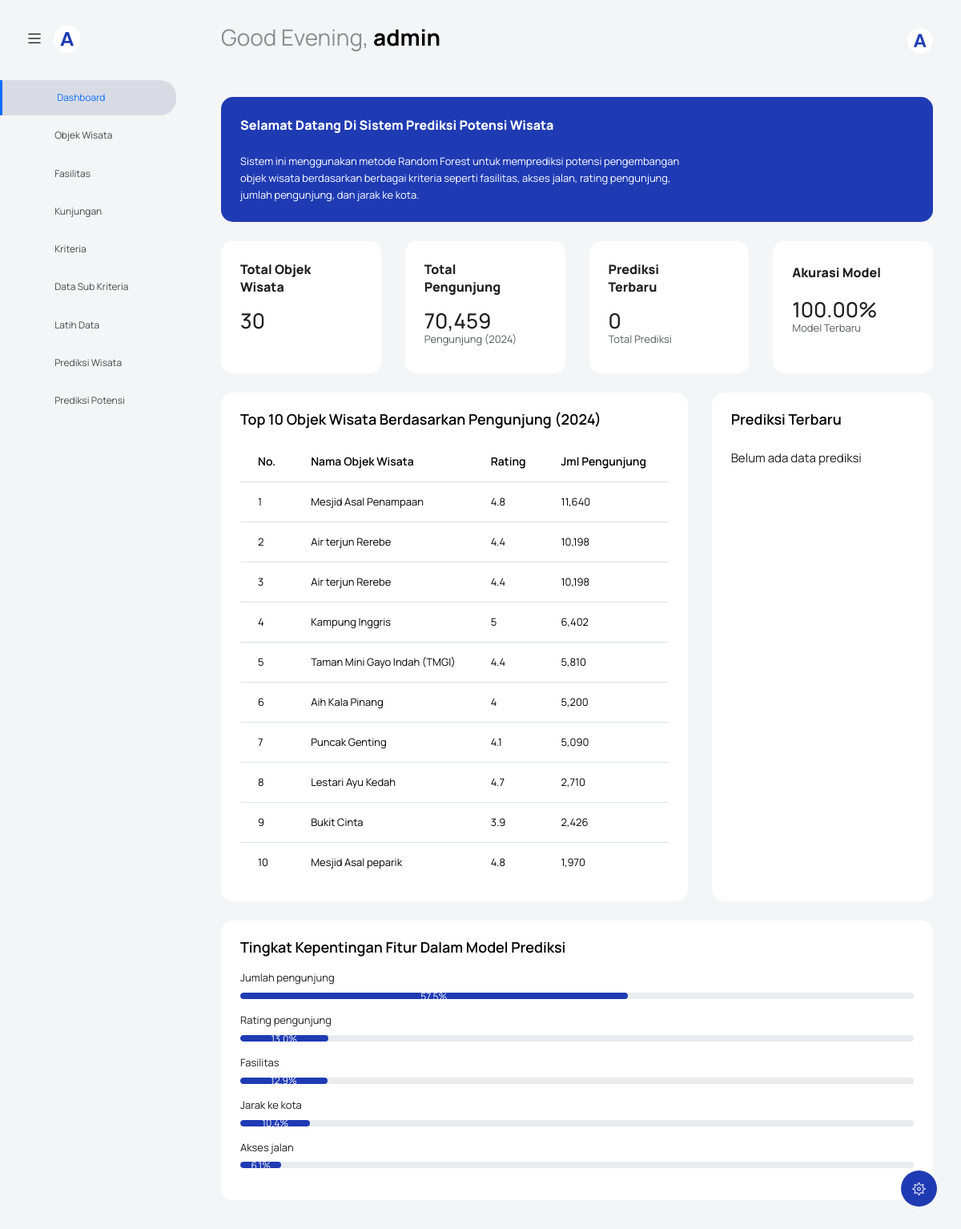
Page /index.php?page=home (signed in) on the committed database.
### tables this page shows
CREATE TABLE `objek_wisata` (
  `id_objek` int(11) NOT NULL,
  `nama_objek` varchar(100) NOT NULL,
  `deskripsi` text DEFAULT NULL,
  `kecamatan` varchar(100) DEFAULT NULL,
  `latitude` varchar(100) DEFAULT NULL,
  `longitude` varchar(100) DEFAULT NULL,
  `foto` varchar(255) DEFAULT NULL
);

### view/home.php (the view, shortened to what this page needs)
<?php
include('template/header.php');
include_once('koneksi.php');
?>
<body class="with-welcome-text">
  <div class="container-scroller">
    <?php include 'template/navbar.php'; ?>
    <div class="container-fluid page-body-wrapper">
      <?php include 'template/setting_panel.php'; ?>
      <?php include 'template/sidebar.php'; ?>
      <div class="main-panel">
        <div class="content-wrapper">
          <div class="row">
            <div class="col-12 grid-margin stretch-card">
              <div class="card card-rounded bg-primary">
                <div class="card-body pb-0">
                  <h4 class="card-title card-title-dash text-white mb-4">Selamat Datang di Sistem Prediksi Potensi Wisata</h4>
                  <div class="row">
                    <div class="col-sm-8">
                      <p class="text-white mb-4">
                        Sistem ini menggunakan metode Random Forest untuk memprediksi potensi pengembangan objek wisata
                        berdasarkan berbagai kriteria seperti fasilitas, akses jalan, rating pengunjung, jumlah pengunjung,
                        dan jarak ke kota.
                      </p>
                    </div>
                    <div class="col-sm-4 text-center">
                      <i class="mdi mdi-map-marker-multiple icon-lg text-white"></i>
                    </div>
                  </div>
                </div>
              </div>
            </div>
          </div>
          <div class="row">
            <div class="col-lg-3 col-md-6 grid-margin stretch-card">
              <div class="card card-rounded">
                <div class="card-body">
                  <div class="d-flex align-items-center justify-content-between mb-3">
                    <h4 class="card-title card-title-dash">Total Objek Wisata</h4>
                    <i class="mdi mdi-map icon-md text-muted"></i>
                  </div>
                  <?php
                  $total_wisata = 0;
                  $query = "SELECT COUNT(*) as total FROM objek_wisata";
                  $result = mysqli_query($conn, $query);
                  if ($result && mysqli_num_rows($result) > 0) {
                    $data = mysqli_fetch_assoc($result);
                    $total_wisata = $data['total'];
                  }
                  ?>
                  <h2 class="mb-0"><?php echo $total_wisata; ?></h2>
                </div>
              </div>
            </div>
            <div class="col-lg-3 col-md-6 grid-margin stretch-card">
              <div class="card card-rounded">
                <div class="card-body">
                  <div class="d-flex align-items-center justify-content-between mb-3">
                    <h4 class="card-title card-title-dash">Total Pengunjung</h4>
                    <i class="mdi mdi-account-group icon-md text-muted"></i>
                  </div>
                  <?php
                  $total_pengunjung = 0;
                  $query = "SELECT SUM(jumlah_pengunjung) as total FROM kunjungan_wisata WHERE tahun = 2024";
                  $result = mysqli_query($conn, $query);
                  if ($result && mysqli_num_rows($result) > 0) {
                    $data = mysqli_fetch_assoc($result);
                    $total_pengunjung = $data['total'] ?: 0;
                  }
                  ?>
                  <h2 class="mb-0"><?php echo number_format($total_pengunjung); ?></h2>
                  <p class="text-muted">Pengunjung (2024)</p>
                </div>
              </div>
            </div>
            <div class="col-lg-3 col-md-6 grid-margin stretch-card">
              <div class="card card-rounded">
                <div class="card-body">
                  <div class="d-flex align-items-center justify-content-between mb-3">
                    <h4 class="card-title card-title-dash">Prediksi Terbaru</h4>
                    <i class="mdi mdi-chart-bar icon-md text-muted"></i>
                  </div>
                  <?php
                  $total_prediksi = 0;
                  $query = "SELECT COUNT(*) as total FROM hasil_prediksi";
                  $result = mysqli_query($conn, $query);
                  if ($result && mysqli_num_rows($result) > 0) {
                    $data = mysqli_fetch_assoc($result);
                    $total_prediksi = $data['total'];
                  }
                  ?>
                  <h2 class="mb-0"><?php echo $total_prediksi; ?></h2>
                  <p class="text-muted">Total Prediksi</p>
                </div>
              </div>
            </div>
            <div class="col-lg-3 col-md-6 grid-margin stretch-card">
              <div class="card card-rounded">
                <div class="card-body">
                  <div class="d-flex align-items-center justify-content-between mb-3">
                    <h4 class="card-title card-title-dash">Akurasi Model</h4>
                    <i class="mdi mdi-bullseye-arrow icon-md text-muted"></i>
                  </div>
                  <?php
                  $akurasi = 0;
                  $query = "SELECT akurasi FROM log_model ORDER BY tanggal_latih DESC LIMIT 1";
                  $result = mysqli_query($conn, $query);
                  if ($result && mysqli_num_rows($result) > 0) {
                    $data = mysqli_fetch_assoc($result);
                    $akurasi = isset($data['akurasi']) ? $data['akurasi'] * 100 : 0;
                  }
                  ?>
                  <h2 class="mb-0"><?php echo number_format($akurasi, 2); ?>%</h2>
                  <p class="text-muted">Model Terbaru</p>
                </div>
              </div>
            </div>
          </div>
          <div class="row">
            <div class="col-lg-8 grid-margin stretch-card">
              <div class="card card-rounded">
                <div class="card-body">
                  <h4 class="card-title">Top 10 Objek Wisata Berdasarkan Pengunjung (2024)</h4>
                  <div class="table-responsive">
                    <table class="table table-hover">
                      <thead>
                        <tr>
                          <th>No.</th>
                          <th>Nama Objek Wisata</th>
                          <th>Rating</th>
                          <th>Jml Pengunjung</th>
                          <th>Fasilitas</th>
                        </tr>
                      </thead>
                      <tbody>
                        <?php
                        $query = "SELECT ow.id_objek, ow.nama_objek,
                                  (SELECT nilai FROM data_kriteria dk WHERE dk.id_objek = ow.id_objek AND dk.id_kriteria = 3) as rating,
                                  kw.jumlah_pengunjung,
                                  (SELECT COUNT(*) FROM fasilitas f WHERE f.id_objek = ow.id_objek) as jml_fasilitas
                                  FROM objek_wisata ow
                                  JOIN kunjungan_wisata kw ON ow.id_objek = kw.id_objek
                                  WHERE kw.tahun = 2024
                                  ORDER BY kw.jumlah_pengunjung DESC
                                  LIMIT 10";
                        $result = mysqli_query($conn, $query);
                        if ($result) {
                          $no = 1;
                          while ($row = mysqli_fetch_assoc($result)) {
                        ?>
                          <tr>
                            <td><?php echo $no++; ?></td>
                            <td><?php echo $row['nama_objek']; ?></td>
                            <td>
                              <div class="d-flex align-items-center">
                                <span><?php echo $row['rating']; ?></span>
                                <i class="mdi mdi-star text-warning ms-1"></i>
                              </div>
                            </td>
                            <td><?php echo number_format($row['jumlah_pengunjung']); ?></td>
                            <td><?php echo $row['jml_fasilitas']; ?> fasilitas</td>
                          </tr>
                        <?php
                          }
                        } else {
                          echo "<tr><td colspan='5' class='text-center'>Data tidak tersedia</td></tr>";
                        }
                        ?>
                      </tbody>
                    </table>
                  </div>
                </div>
              </div>
            </div>
            <div class="col-lg-4 grid-margin stretch-card">
              <div class="card card-rounded">
                <div class="card-body">
                  <h4 class="card-title">Prediksi Terbaru</h4>
                  <div class="list-wrapper">
                    <ul class="list-group list-group-flush">
                      <?php
                      $query = "SELECT hp.tanggal, hp.hasil, ow.nama_objek, ow.foto
                                FROM hasil_prediksi hp
                                JOIN objek_wisata ow ON hp.id_objek = ow.id_objek
                                ORDER BY hp.tanggal DESC
                                LIMIT 5";
                      $result = mysqli_query($conn, $query);
                      if ($result && mysqli_num_rows($result) > 0) {
                        while ($row = mysqli_fetch_assoc($result)) {
                          $badgeClass = "";
                          if ($row['hasil'] == "Tinggi") {
                            $badgeClass = "badge-success";
                          } elseif ($row['hasil'] == "Sedang") {
                            $badgeClass = "badge-warning";
                          } else {
                            $badgeClass = "badge-danger";
                          }
                      ?>
                        <li class="list-group-item border-0 d-flex align-items-center px-0 py-2">
                          <div class="me-3">
                            <?php if (!empty($row['foto'])) : ?>
                              <img src="uploads/<?= htmlspecialchars($row['foto']) ?>" alt="thumbnail" class="rounded-circle" width="40" height="40">
                            <?php else : ?>
                              <div class="bg-secondary rounded-circle d-flex align-items-center justify-content-center" style="width: 40px; height: 40px;">
                                <i class="mdi mdi-image text-white"></i>
                              </div>
                            <?php endif; ?>
                          </div>
                          <div class="d-flex flex-column flex-grow-1">
                            <h6 class="mb-1"><?php echo $row['nama_objek']; ?></h6>
                            <p class="mb-0 text-muted" style="font-size: 0.8rem;">
                              <?php echo date('d M Y', strtotime($row['tanggal'])); ?>
                            </p>
                          </div>
                          <span class="badge <?php echo $badgeClass; ?>"><?php echo $row['hasil']; ?></span>
                        </li>
                      <?php }
                      } else {
                        echo "<li class='list-group-item border-0 text-center'>Belum ada data prediksi</li>";
                      }
                      ?>
                    </ul>
                  </div>
                  <div class="d-flex justify-content-center mt-3">
                    <a href="prediksi.php" class="btn btn-primary btn-sm">Lihat Semua</a>
                  </div>
                </div>
              </div>
            </div>
          </div>
          <div class="row">
            <div class="col-12 grid-margin stretch-card">
              <div class="card card-rounded">
                <div class="card-body">
                  <h4 class="card-title">Tingkat Kepentingan Fitur dalam Model Prediksi</h4>
                  <?php
                  $fitur_importance = [];
                  $query = "SELECT fitur_terpenting FROM log_model ORDER BY tanggal_latih DESC LIMIT 1";
                  $result = mysqli_query($conn, $query);
                  if ($result && mysqli_num_rows($result) > 0) {
                    $data = mysqli_fetch_assoc($result);
                    if (!empty($data['fitur_terpenting'])) {
                      $fitur_importance = json_decode($data['fitur_terpenting'], true);
                      if (is_array($fitur_importance)) {
                        arsort($fitur_importance);
                      } else {
                        $fitur_importance = [];
                      }
                    }
                  }
                  if (!empty($fitur_importance)) {
                  ?>
                  <div class="mt-3">
                    <?php foreach ($fitur_importance as $fitur => $importance) : ?>
                      <div class="mb-3">
                        <p class="mb-2"><?php echo ucfirst(str_replace('_', ' ', $fitur)); ?></p>
                        <div class="progress">
                          <div class="progress-bar bg-primary" role="progressbar" style="width: <?php echo $importance * 100; ?>%" aria-valuenow="<?php echo $importance * 100; ?>" aria-valuemin="0" aria-valuemax="100">
                            <?php echo number_format($importance * 100, 1); ?>%
                          </div>
                        </div>
                      </div>
                    <?php endforeach; ?>
                  </div>
                  <?php } else { ?>
                    <p class="text-center my-4">Data fitur belum tersedia</p>
                  <?php } ?>
                </div>
              </div>
            </div>
          </div>
        </div>
      </div>
    </div>
  </div>
</body>
</html>

### rows in the picture
objek_wisata: nama_objek "Mesjid Asal Penampaan", rating "4.8", jumlah_pengunjung "11,640"
objek_wisata: nama_objek "Air terjun Rerebe", rating "4.4", jumlah_pengunjung "10,198"
objek_wisata: nama_objek "Kampung Inggris", rating "5", jumlah_pengunjung "6,402"
objek_wisata: nama_objek "Taman Mini Gayo Indah (TMGI)", rating "4.4", jumlah_pengunjung "5,810"
objek_wisata: nama_objek "Aih Kala Pinang", rating "4", jumlah_pengunjung "5,200"
objek_wisata: nama_objek "Puncak Genting", rating "4.1", jumlah_pengunjung "5,090"
objek_wisata: nama_objek "Lestari Ayu Kedah", rating "4.7", jumlah_pengunjung "2,710"
objek_wisata: nama_objek "Bukit Cinta", rating "3.9", jumlah_pengunjung "2,426"
objek_wisata: nama_objek "Mesjid Asal peparik", rating "4.8", jumlah_pengunjung "1,970"

### other values in the picture
$namaPengguna "admin"
$item['title'] "Dashboard"
$item['title'] "Objek Wisata"
$item['title'] "Fasilitas"
$item['title'] "Kunjungan"
$item['title'] "Kriteria"
$item['title'] "Data Sub Kriteria"
$item['title'] "Latih Data"
$item['title'] "Prediksi Wisata"
$item['title'] "Prediksi Potensi"
$total_wisata "30"
$total_pengunjung "70,459"
$total_prediksi "0"
$akurasi "100.00"
str_replace('_', ' ', $fitur) "Jumlah pengunjung"
